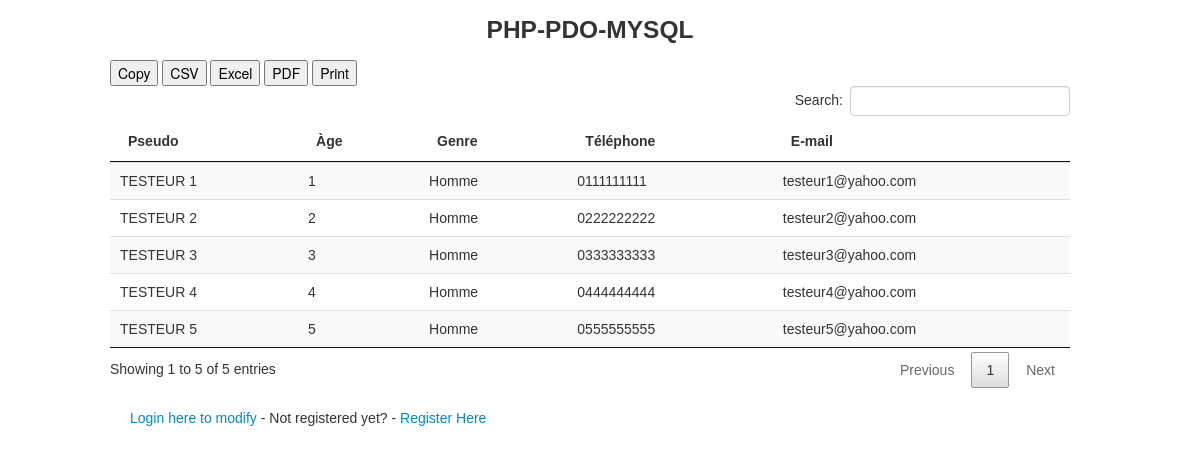
The page / on the database its author committed.
### tables this page shows
CREATE TABLE IF NOT EXISTS `tb_formulaire` (
  `id_formulaire` int(11) NOT NULL AUTO_INCREMENT,
  `pseudo` varchar(100) NOT NULL,
  `age` int(11) NOT NULL,
  `sexe` varchar(7) NOT NULL,
  `mobile` varchar(100) NOT NULL,
  `email` varchar(100) NOT NULL,
  PRIMARY KEY (`id_formulaire`)
);

### dbconnexion/fonctionsql.php (called while the page is built, shortened)
<?php
	function getDatabaseConnexion() {
		try {
		    $user = "root";
			$pass = "";
			$pdo = new PDO('mysql:host=localhost;dbname=db_formulaire', $user, $pass);
			$pdo->setAttribute(PDO::ATTR_ERRMODE, PDO::ERRMODE_EXCEPTION);
			return $pdo;
		} catch (PDOException $e) {
		    echo "Erreur !: " . $e->getMessage() . "<br/>";
		    die();
		}
	}
	function getAllUsers() {
		try{
			$con = getDatabaseConnexion();
			$requete = 'SELECT * from tb_formulaire';
			$rows = $con->query($requete);
			return $rows;
		}
			catch(PDOException $e) {
	    	echo $requete . "<br>" . $e->getMessage();
	    }
	}
?>

### dbconnexion/fonctionaffichage.php (the view, shortened to what this page needs)
<?php
    function affichagePublic($rows) {
?>
    <div class="row">
    <form class="form-horizontal" action="index.php" method="post">
      <table class="table table-striped" style="width:100%" id="index">
          <thead>
            <tr>
              <th>Pseudo</th>
              <th>&Agrave;ge</th>
              <th>Genre</th>
              <th>T&eacute;l&eacute;phone</th>
              <th>E-mail</th>
            </tr>
          </thead>
          <tbody>
            <?php
               foreach ( $rows as $row) {
                  echo '<tr>';
                  echo '<td>'. $row['pseudo'] . '</td>';
                  echo '<td>'. $row['age'] . ' </td>';
                  echo '<td>'. $row['sexe'] . '</td>';
                  echo '<td>'. $row['mobile'] . '</td>';
                  echo '<td>'. $row['email'] . '</td>';
                  echo '</tr>';
                }
            ?>
        </tbody>
      </table>
    </form>
  </div>
    <p align="left"><a href="index.php" class="stretched-link" data-toggle="modal" data-target="#login-modal">Login here to modify</a>
    - Not registered yet? -<a align="right" href="index.php" class="stretched-link" data-toggle="modal" data-target="#register-modal"> Register Here</a></p></p>
<?php
}
?>

### index.php (shortened to what this page needs)
<!DOCTYPE html>
<html lang="en">
<head>
    <link   href="datatables/dataTables.css" rel="stylesheet">
    <link   href="bootstrap/css/bootstrap.css" rel="stylesheet">
    <link   href="bootstrap/css/style.css" rel="stylesheet">
</head>
<body>
    <div class="container">
        <div class="row">
                <h3 align="center">PHP-PDO-MYSQL</h3>
        </div>
              <?php
                    include "dbconnexion/fonctionsql.php";
                    include "dbconnexion/fonctionaffichage.php";
                    affichagePublic(getAllUsers());
                ?>
    </div>
  </body>
</html>

### datatables/dataTables.css (style rules this page uses)
table.dataTable { width: 100%; margin: 0 auto; clear: both; border-collapse: separate; border-spacing: 0; }
table.dataTable thead th, table.dataTable tfoot th { font-weight: bold; }
table.dataTable thead th, table.dataTable thead td { padding: 10px 18px; border-bottom: 1px solid #111; }
table.dataTable thead .sorting, table.dataTable thead .sorting_asc, table.dataTable thead .sorting_desc, table.dataTable thead .sorting_asc_disabled, table.dataTable thead .sorting_desc_disabled { cursor: pointer; *cursor: hand; background-repeat: no-repeat; background-position: center right; }
table.dataTable thead .sorting { background-image: url("../images/sort_both.png"); }
table.dataTable thead .sorting_asc { background-image: url("../images/sort_asc.png"); }
table.dataTable tbody tr { background-color: #ffffff; }
table.dataTable tbody th, table.dataTable tbody td { padding: 8px 10px; }
table.dataTable.no-footer { border-bottom: 1px solid #111; }
table.dataTable, table.dataTable th, table.dataTable td { box-sizing: content-box; }

### rows shown on the page
tb_formulaire: pseudo "TESTEUR 1", age "1", sexe "Homme", mobile "0111111111", email "testeur1@yahoo.com"
tb_formulaire: pseudo "TESTEUR 2", age "2", sexe "Homme", mobile "0222222222", email "testeur2@yahoo.com"
tb_formulaire: pseudo "TESTEUR 3", age "3", sexe "Homme", mobile "0333333333", email "testeur3@yahoo.com"
tb_formulaire: pseudo "TESTEUR 4", age "4", sexe "Homme", mobile "0444444444", email "testeur4@yahoo.com"
tb_formulaire: pseudo "TESTEUR 5", age "5", sexe "Homme", mobile "0555555555", email "testeur5@yahoo.com"
